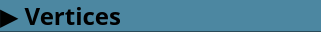
    <widget class="QGroupBox" name="groupBox_vertices">
     <property name="geometry">
      <rect>
       <x>0</x>
       <y>197</y>
       <width>321</width>
       <height>32</height>
      </rect>
     </property>
     <property name="styleSheet">
      <string notr="true">background: qlineargradient(x1:0, y1:0, x2:0, y2:1, stop:0 #2a4b59, stop:0.1 #2a4b59, stop:1 #2a4b59);
border-radius: 0px;</string>
     </property>
     <property name="title">
      <string/>
     </property>
     <widget class="QRadioButton" name="radioButton_no">
      <property name="geometry">
       <rect>
        <x>27</x>
        <y>32</y>
        <width>61</width>
        <height>31</height>
       </rect>
      </property>
      <property name="font">
       <font>
        <family>AppleGothic</family>
        <pointsize>16</pointsize>
       </font>
      </property>
      <property name="focusPolicy">
       <enum>Qt::TabFocus</enum>
      </property>
      <property name="styleSheet">
       <string notr="true">border: 0px;</string>
      </property>
      <property name="text">
       <string>No</string>
      </property>
      <property name="checked">
       <bool>true</bool>
      </property>
     </widget>
     <widget class="QRadioButton" name="radioButton_circle">
      <property name="geometry">
       <rect>
        <x>117</x>
        <y>33</y>
        <width>71</width>
        <height>31</height>
       </rect>
      </property>
      <property name="font">
       <font>
        <family>AppleGothic</family>
        <pointsize>16</pointsize>
       </font>
      </property>
      <property name="styleSheet">
       <string notr="true">border: 0px;</string>
      </property>
      <property name="text">
       <string>Circle</string>
      </property>
     </widget>
     <widget class="QRadioButton" name="radioButton_square">
      <property name="geometry">
       <rect>
        <x>217</x>
        <y>33</y>
        <width>81</width>
        <height>31</height>
       </rect>
      </property>
      <property name="font">
       <font>
        <family>AppleGothic</family>
        <pointsize>16</pointsize>
       </font>
      </property>
      <property name="styleSheet">
       <string notr="true">border: 0px;</string>
      </property>
      <property name="text">
       <string>Square</string>
      </property>
     </widget>
     <widget class="QPushButton" name="pushButton_vertices">
      <property name="geometry">
       <rect>
        <x>0</x>
        <y>0</y>
        <width>321</width>
        <height>31</height>
       </rect>
      </property>
      <property name="font">
       <font>
        <family>AppleGothic</family>
        <pointsize>18</pointsize>
        <weight>75</weight>
        <bold>true</bold>
       </font>
      </property>
      <property name="layoutDirection">
       <enum>Qt::LeftToRight</enum>
      </property>
      <property name="styleSheet">
       <string notr="true">QPushButton {
background-color: #4c87a1;
text-align: left;
}
QPushButton::hover {
background-color:  #2a4b59;
}</string>
      </property>
      <property name="text">
       <string>▶ Vertices</string>
      </property>
      <property name="default">
       <bool>false</bool>
      </property>
     </widget>
     <widget class="QSlider" name="ver_slider">
      <property name="geometry">
       <rect>
        <x>40</x>
        <y>70</y>
        <width>211</width>
        <height>25</height>
       </rect>
      </property>
      <property name="styleSheet">
       <string notr="true">border: 0px;</string>
      </property>
      <property name="maximum">
       <number>30</number>
      </property>
      <property name="orientation">
       <enum>Qt::Horizontal</enum>
      </property>
     </widget>
     <widget class="QLabel" name="label_9">
      <property name="geometry">
       <rect>
        <x>1</x>
        <y>65</y>
        <width>41</width>
        <height>30</height>
       </rect>
      </property>
      <property name="font">
       <font>
        <pointsize>16</pointsize>
       </font>
      </property>
      <property name="styleSheet">
       <string notr="true">border: 0px;</string>
      </property>
      <property name="text">
       <string>Size</string>
      </property>
     </widget>
     <widget class="QDoubleSpinBox" name="ver_spin">
      <property name="geometry">
       <rect>
        <x>259</x>
        <y>70</y>
        <width>61</width>
        <height>22</height>
       </rect>
      </property>
      <property name="styleSheet">
       <string notr="true">QDoubleSpinBox {
border: 1px solid black;
    border-radius: 5px;
    background: #757476;
    color: black;
}

QDoubleSpinBox::up-button, QDoubleSpinBox::down-button {
    background: qlineargradient(x1: 0, y1: 0, x2: 0, y2: 1, stop: 0 #757476, stop: 1 #5E5E5F);
    border: 1px solid black;
    border-radius: 5px;
    width: 12px;
}

QDoubleSpinBox::up-button {
    subcontrol-origin: border;
    subcontrol-position: top right;
}

QDoubleSpinBox::down-button {
    subcontrol-origin: border;
    subcontrol-position: bottom right;
}
QDoubleSpinBox::up-button:pressed, QDoubleSpinBox::down-button:pressed {
    background: #5E5E5F;
    border: 1px solid black;
}</string>
      </property>
      <property name="maximum">
       <double>30.000000000000000</double>
      </property>
     </widget>
    </widget>
